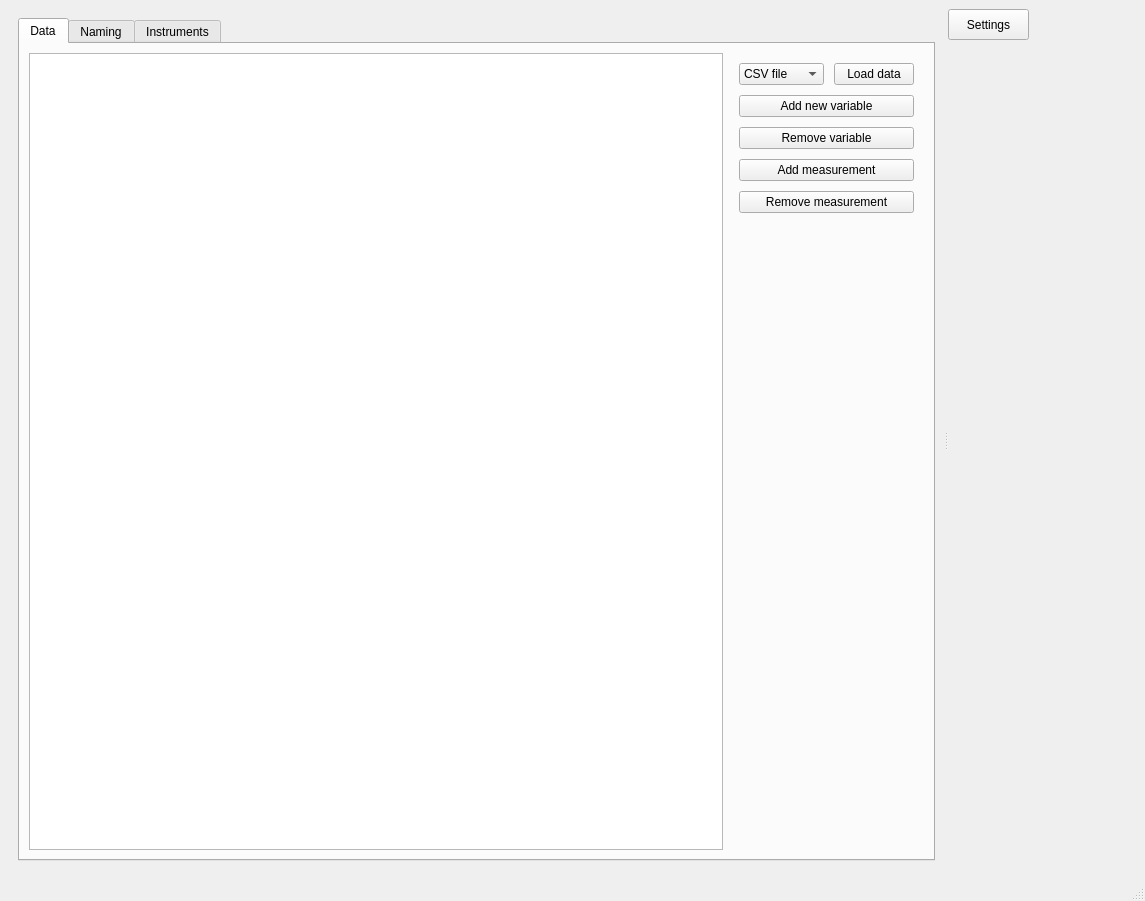
<?xml version="1.0" encoding="UTF-8"?>
<ui version="4.0">
 <class>MainWindow</class>
 <widget class="QMainWindow" name="MainWindow">
  <property name="geometry">
   <rect>
    <x>0</x>
    <y>0</y>
    <width>1145</width>
    <height>901</height>
   </rect>
  </property>
  <property name="windowTitle">
   <string>MainWindow</string>
  </property>
  <widget class="QWidget" name="centralwidget">
   <layout class="QHBoxLayout" name="horizontalLayout_7">
    <item>
     <widget class="QSplitter" name="splitter_2">
      <property name="orientation">
       <enum>Qt::Horizontal</enum>
      </property>
      <widget class="QStackedWidget" name="stackedWidget">
       <property name="currentIndex">
        <number>0</number>
       </property>
       <widget class="QWidget" name="dataPage">
        <layout class="QVBoxLayout" name="verticalLayout_7">
         <item>
          <layout class="QHBoxLayout" name="horizontalLayout_4">
           <item>
            <widget class="QTabWidget" name="tabWidget">
             <property name="currentIndex">
              <number>0</number>
             </property>
             <widget class="QWidget" name="DataTab">
              <attribute name="title">
               <string>Data</string>
              </attribute>
              <layout class="QHBoxLayout" name="horizontalLayout_6">
               <item>
                <widget class="QTableView" name="MainTable">
                 <attribute name="horizontalHeaderStretchLastSection">
                  <bool>false</bool>
                 </attribute>
                 <attribute name="verticalHeaderStretchLastSection">
                  <bool>false</bool>
                 </attribute>
                </widget>
               </item>
               <item>
                <layout class="QVBoxLayout" name="verticalLayout_2">
                 <property name="spacing">
                  <number>10</number>
                 </property>
                 <property name="leftMargin">
                  <number>10</number>
                 </property>
                 <property name="topMargin">
                  <number>10</number>
                 </property>
                 <property name="rightMargin">
                  <number>10</number>
                 </property>
                 <property name="bottomMargin">
                  <number>10</number>
                 </property>
                 <item>
                  <layout class="QHBoxLayout" name="horizontalLayout_3">
                   <item>
                    <widget class="QComboBox" name="ChooseSource">
                     <item>
                      <property name="text">
                       <string>CSV file</string>
                      </property>
                     </item>
                     <item>
                      <property name="text">
                       <string>JSON file</string>
                      </property>
                     </item>
                     <item>
                      <property name="text">
                       <string>MongoDB</string>
                      </property>
                     </item>
                    </widget>
                   </item>
                   <item>
                    <widget class="QPushButton" name="LoadButton">
                     <property name="text">
                      <string>Load data</string>
                     </property>
                    </widget>
                   </item>
                  </layout>
                 </item>
                 <item>
                  <widget class="QPushButton" name="AddVariableButton">
                   <property name="text">
                    <string>Add new variable</string>
                   </property>
                  </widget>
                 </item>
                 <item>
                  <widget class="QPushButton" name="RemoveVariableButton">
                   <property name="text">
                    <string>Remove variable</string>
                   </property>
                  </widget>
                 </item>
                 <item>
                  <widget class="QPushButton" name="AddMeasurementButton">
                   <property name="text">
                    <string>Add measurement</string>
                   </property>
                  </widget>
                 </item>
                 <item>
                  <widget class="QPushButton" name="RemoveMeasurementButton">
                   <property name="text">
                    <string>Remove measurement</string>
                   </property>
                  </widget>
                 </item>
                 <item>
                  <spacer name="verticalSpacer">
                   <property name="orientation">
                    <enum>Qt::Vertical</enum>
                   </property>
                   <property name="sizeHint" stdset="0">
                    <size>
                     <width>20</width>
                     <height>40</height>
                    </size>
                   </property>
                  </spacer>
                 </item>
                </layout>
               </item>
              </layout>
             </widget>
             <widget class="QWidget" name="NamingTab">
              <attribute name="title">
               <string>Naming</string>
              </attribute>
              <layout class="QHBoxLayout" name="horizontalLayout_2">
               <item>
                <widget class="QTableView" name="NamingTable"/>
               </item>
              </layout>
             </widget>
             <widget class="QWidget" name="InstruentsTab">
              <attribute name="title">
               <string>Instruments</string>
              </attribute>
              <layout class="QHBoxLayout" name="horizontalLayout_5">
               <item>
                <widget class="QTableView" name="InstrumentTable"/>
               </item>
              </layout>
             </widget>
            </widget>
           </item>
          </layout>
         </item>
        </layout>
       </widget>
       <widget class="QWidget" name="GraphPage">
        <layout class="QHBoxLayout" name="horizontalLayout">
         <item>
          <widget class="QSplitter" name="splitter">
           <property name="orientation">
            <enum>Qt::Horizontal</enum>
           </property>
           <widget class="QWidget" name="TableWidget" native="true">
            <layout class="QVBoxLayout" name="verticalLayout_3">
             <item>
              <widget class="QTableView" name="VisualTable"/>
             </item>
             <item>
              <layout class="QHBoxLayout" name="ParserLayout">
               <item>
                <widget class="QLineEdit" name="lineEdit"/>
               </item>
               <item>
                <widget class="QPushButton" name="AddFormulaButton">
                 <property name="text">
                  <string>Add Formula</string>
                 </property>
                </widget>
               </item>
              </layout>
             </item>
            </layout>
           </widget>
          </widget>
         </item>
        </layout>
       </widget>
       <widget class="QWidget" name="exportPage">
        <layout class="QVBoxLayout" name="verticalLayout_4">
         <item>
          <widget class="QScrollArea" name="ODFScrollWidget">
           <property name="widgetResizable">
            <bool>true</bool>
           </property>
           <widget class="QWidget" name="area">
            <property name="geometry">
             <rect>
              <x>0</x>
              <y>0</y>
              <width>843</width>
              <height>736</height>
             </rect>
            </property>
            <layout class="QVBoxLayout" name="verticalLayout"/>
           </widget>
          </widget>
         </item>
         <item>
          <widget class="QPushButton" name="AddTextBlockButton">
           <property name="text">
            <string>Add Text Block</string>
           </property>
          </widget>
         </item>
         <item>
          <widget class="QPushButton" name="AddGraphButton">
           <property name="text">
            <string>Add Graph</string>
           </property>
          </widget>
         </item>
         <item>
          <widget class="QPushButton" name="AddTableButton">
           <property name="text">
            <string>Add Table</string>
           </property>
          </widget>
         </item>
        </layout>
       </widget>
      </widget>
      <widget class="QCustomPlot" name="PlotWidget" native="true">
       <widget class="QPushButton" name="GraphSettingsButton">
        <property name="geometry">
         <rect>
          <x>0</x>
          <y>0</y>
          <width>81</width>
          <height>31</height>
         </rect>
        </property>
        <property name="text">
         <string>Settings</string>
        </property>
        <property name="icon">
         <iconset>
          <normaloff>icons/settings_big.png</normaloff>icons/settings_big.png</iconset>
        </property>
        <property name="iconSize">
         <size>
          <width>32</width>
          <height>32</height>
         </size>
        </property>
       </widget>
      </widget>
     </widget>
    </item>
   </layout>
  </widget>
  <widget class="QStatusBar" name="statusbar"/>
  <widget class="QMenuBar" name="menubar">
   <property name="geometry">
    <rect>
     <x>0</x>
     <y>0</y>
     <width>1145</width>
     <height>21</height>
    </rect>
   </property>
  </widget>
  <action name="actionOpen_graph">
   <property name="text">
    <string>Open graph</string>
   </property>
  </action>
 </widget>
 <customwidgets>
  <customwidget>
   <class>QCustomPlot</class>
   <extends>QWidget</extends>
   <header>qcustomplot.h</header>
   <container>1</container>
  </customwidget>
 </customwidgets>
 <resources/>
 <connections/>
</ui>
